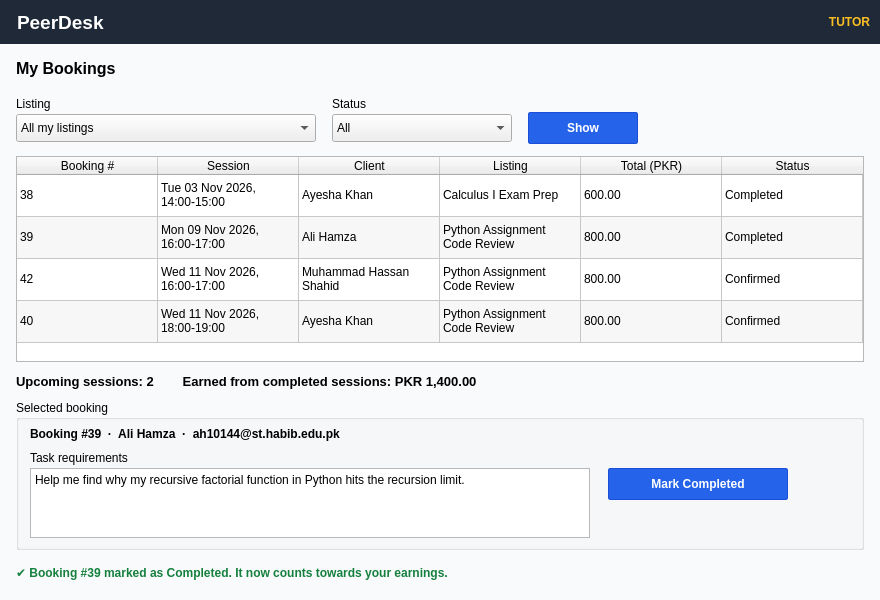
<?xml version="1.0" encoding="UTF-8"?>
<ui version="4.0">
 <class>tutor_bookings</class>
 <widget class="QWidget" name="tutor_bookings"><property name="geometry"><rect><x>0</x><y>0</y><width>880</width><height>600</height></rect></property><property name="windowTitle"><string>PeerDesk - My Bookings</string></property><property name="styleSheet"><string>QWidget#tutor_bookings { background-color: #f8fafc; }</string></property><widget class="QLabel" name="label_1"><property name="geometry"><rect><x>0</x><y>0</y><width>880</width><height>44</height></rect></property><property name="text"><string>PeerDesk</string></property><property name="font"><font><pointsize>14</pointsize><bold>true</bold></font></property><property name="styleSheet"><string>background-color: #1f2937; color: white; padding-left: 12px;</string></property></widget><widget class="QLabel" name="label_2"><property name="geometry"><rect><x>710</x><y>0</y><width>160</width><height>44</height></rect></property><property name="text"><string>TUTOR</string></property><property name="alignment"><set>Qt::AlignRight|Qt::AlignVCenter</set></property><property name="font"><font><bold>true</bold></font></property><property name="styleSheet"><string>background-color: #1f2937; color: #fbbf24;</string></property></widget><widget class="QLabel" name="label_3"><property name="geometry"><rect><x>16</x><y>54</y><width>848</width><height>28</height></rect></property><property name="text"><string>My Bookings</string></property><property name="font"><font><pointsize>12</pointsize><bold>true</bold></font></property></widget><widget class="QLabel" name="label_4"><property name="geometry"><rect><x>16</x><y>94</y><width>200</width><height>20</height></rect></property><property name="text"><string>Listing</string></property></widget><widget class="QComboBox" name="listingCombo"><property name="geometry"><rect><x>16</x><y>114</y><width>300</width><height>28</height></rect></property><property name="currentIndex"><number>0</number></property><item><property name="text"><string>All my listings</string></property></item><item><property name="text"><string>Calculus I Exam Prep</string></property></item><item><property name="text"><string>Figma Portfolio Feedback</string></property></item><item><property name="text"><string>Python Assignment Code Review</string></property></item></widget><widget class="QLabel" name="label_5"><property name="geometry"><rect><x>332</x><y>94</y><width>200</width><height>20</height></rect></property><property name="text"><string>Status</string></property></widget><widget class="QComboBox" name="statusCombo"><property name="geometry"><rect><x>332</x><y>114</y><width>180</width><height>28</height></rect></property><property name="currentIndex"><number>0</number></property><item><property name="text"><string>All</string></property></item><item><property name="text"><string>Confirmed</string></property></item><item><property name="text"><string>Completed</string></property></item></widget><widget class="QPushButton" name="showButton"><property name="geometry"><rect><x>528</x><y>112</y><width>110</width><height>32</height></rect></property><property name="text"><string>Show</string></property><property name="styleSheet"><string>background-color: #2563eb; color: white; font-weight: bold; padding: 4px; border: 1px solid #1d4ed8; border-radius: 2px;</string></property></widget><widget class="QTableWidget" name="bookingsTable"><property name="geometry"><rect><x>16</x><y>156</y><width>848</width><height>206</height></rect></property><property name="horizontalScrollBarPolicy"><enum>Qt::ScrollBarAlwaysOff</enum></property><property name="alternatingRowColors"><bool>true</bool></property><property name="selectionBehavior"><enum>QAbstractItemView::SelectRows</enum></property><attribute name="verticalHeaderVisible"><bool>false</bool></attribute><attribute name="horizontalHeaderStretchLastSection"><bool>true</bool></attribute><property name="font"><font><pointsize>9</pointsize></font></property><property name="wordWrap"><bool>true</bool></property><attribute name="horizontalHeaderDefaultSectionSize"><number>141</number></attribute><attribute name="verticalHeaderDefaultSectionSize"><number>42</number></attribute><column><property name="text"><string>Booking #</string></property></column><column><property name="text"><string>Session</string></property></column><column><property name="text"><string>Client</string></property></column><column><property name="text"><string>Listing</string></property></column><column><property name="text"><string>Total (PKR)</string></property></column><column><property name="text"><string>Status</string></property></column><row><property name="text"><string/></property></row><row><property name="text"><string/></property></row><row><property name="text"><string/></property></row><row><property name="text"><string/></property></row><item row="0" column="0"><property name="text"><string>38</string></property></item><item row="0" column="1"><property name="text"><string>Tue 03 Nov 2026, 14:00-15:00</string></property></item><item row="0" column="2"><property name="text"><string>Ayesha Khan</string></property></item><item row="0" column="3"><property name="text"><string>Calculus I Exam Prep</string></property></item><item row="0" column="4"><property name="text"><string>600.00</string></property></item><item row="0" column="5"><property name="text"><string>Completed</string></property></item><item row="1" column="0"><property name="text"><string>39</string></property></item><item row="1" column="1"><property name="text"><string>Mon 09 Nov 2026, 16:00-17:00</string></property></item><item row="1" column="2"><property name="text"><string>Ali Hamza</string></property></item><item row="1" column="3"><property name="text"><string>Python Assignment Code Review</string></property></item><item row="1" column="4"><property name="text"><string>800.00</string></property></item><item row="1" column="5"><property name="text"><string>Completed</string></property></item><item row="2" column="0"><property name="text"><string>42</string></property></item><item row="2" column="1"><property name="text"><string>Wed 11 Nov 2026, 16:00-17:00</string></property></item><item row="2" column="2"><property name="text"><string>Muhammad Hassan Shahid</string></property></item><item row="2" column="3"><property name="text"><string>Python Assignment Code Review</string></property></item><item row="2" column="4"><property name="text"><string>800.00</string></property></item><item row="2" column="5"><property name="text"><string>Confirmed</string></property></item><item row="3" column="0"><property name="text"><string>40</string></property></item><item row="3" column="1"><property name="text"><string>Wed 11 Nov 2026, 18:00-19:00</string></property></item><item row="3" column="2"><property name="text"><string>Ayesha Khan</string></property></item><item row="3" column="3"><property name="text"><string>Python Assignment Code Review</string></property></item><item row="3" column="4"><property name="text"><string>800.00</string></property></item><item row="3" column="5"><property name="text"><string>Confirmed</string></property></item></widget><widget class="QLabel" name="label_6"><property name="geometry"><rect><x>16</x><y>370</y><width>848</width><height>22</height></rect></property><property name="text"><string>Upcoming sessions: 2        Earned from completed sessions: PKR 1,400.00</string></property><property name="font"><font><pointsize>10</pointsize><bold>true</bold></font></property></widget><widget class="QGroupBox" name="selectedBox"><property name="geometry"><rect><x>16</x><y>400</y><width>848</width><height>150</height></rect></property><property name="title"><string>Selected booking</string></property><widget class="QLabel" name="label_7"><property name="geometry"><rect><x>14</x><y>24</y><width>560</width><height>20</height></rect></property><property name="text"><string>Booking #39  ·  Ali Hamza  ·  ah10144@st.habib.edu.pk</string></property><property name="font"><font><bold>true</bold></font></property></widget><widget class="QLabel" name="label_8"><property name="geometry"><rect><x>14</x><y>48</y><width>200</width><height>20</height></rect></property><property name="text"><string>Task requirements</string></property></widget><widget class="QTextEdit" name="requirementsText"><property name="geometry"><rect><x>14</x><y>68</y><width>560</width><height>70</height></rect></property><property name="readOnly"><bool>true</bool></property><property name="plainText"><string>Help me find why my recursive factorial function in Python hits the recursion limit.</string></property></widget><widget class="QPushButton" name="markCompletedButton"><property name="geometry"><rect><x>592</x><y>68</y><width>180</width><height>32</height></rect></property><property name="text"><string>Mark Completed</string></property><property name="styleSheet"><string>background-color: #2563eb; color: white; font-weight: bold; padding: 4px; border: 1px solid #1d4ed8; border-radius: 2px;</string></property></widget></widget><widget class="QLabel" name="label_9"><property name="geometry"><rect><x>16</x><y>560</y><width>848</width><height>24</height></rect></property><property name="text"><string>✔ Booking #39 marked as Completed. It now counts towards your earnings.</string></property><property name="styleSheet"><string>color: #15803d; font-weight: bold;</string></property><property name="wordWrap"><bool>true</bool></property></widget></widget>
 <resources/>
 <connections/>
</ui>
